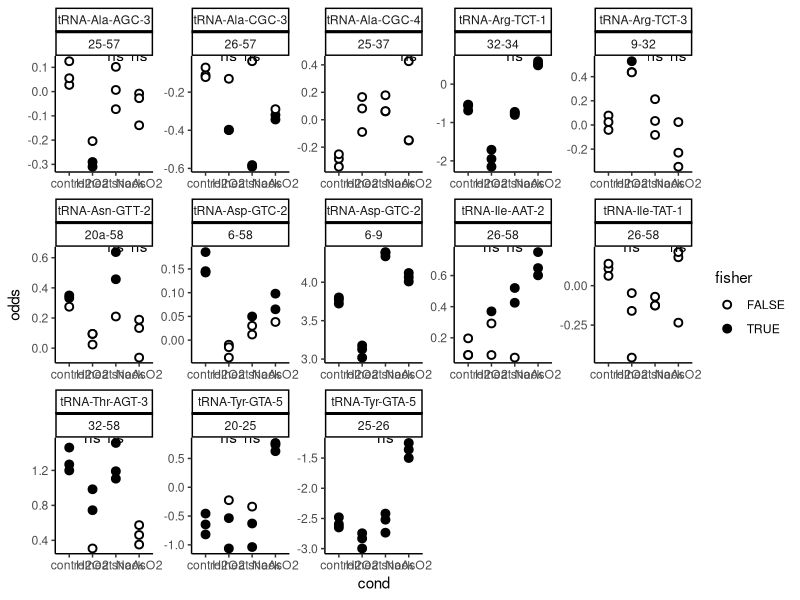
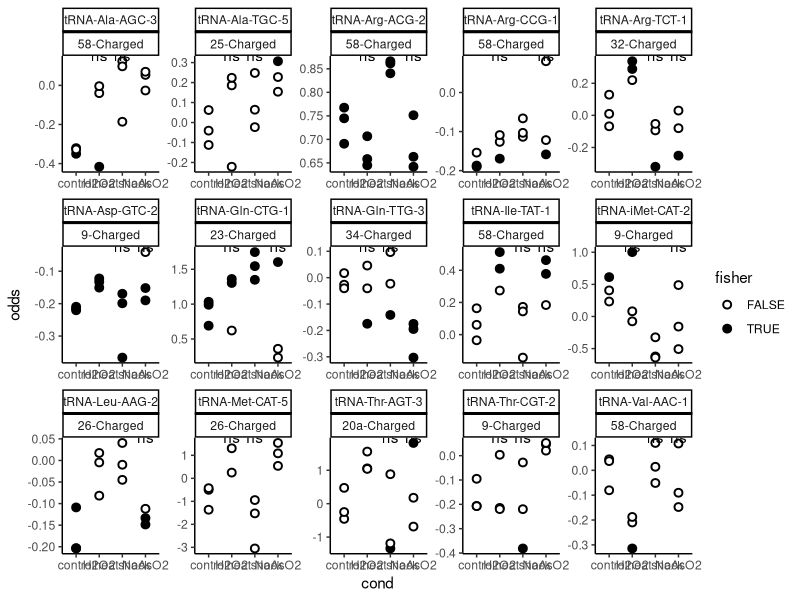
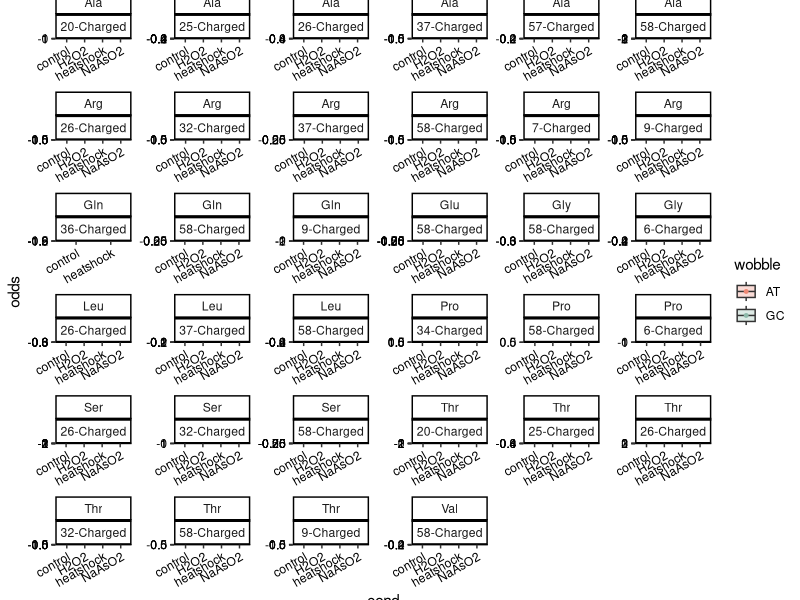
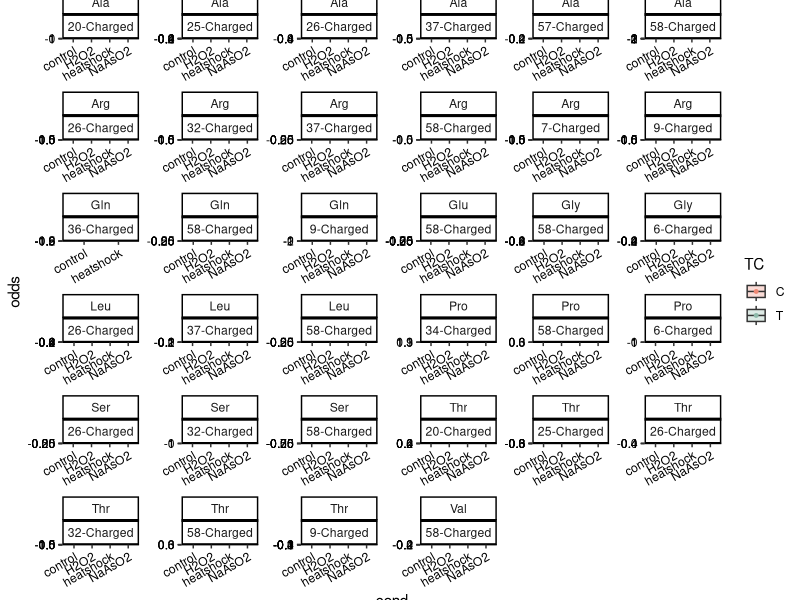
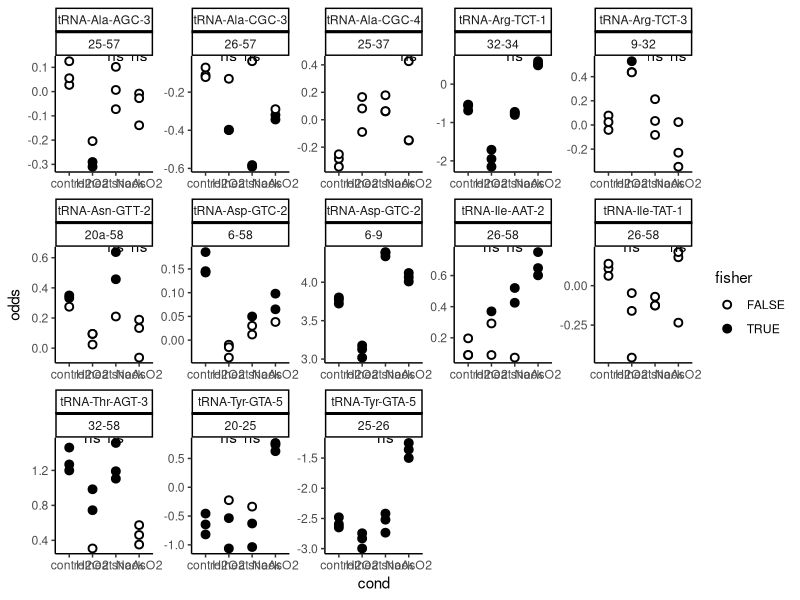
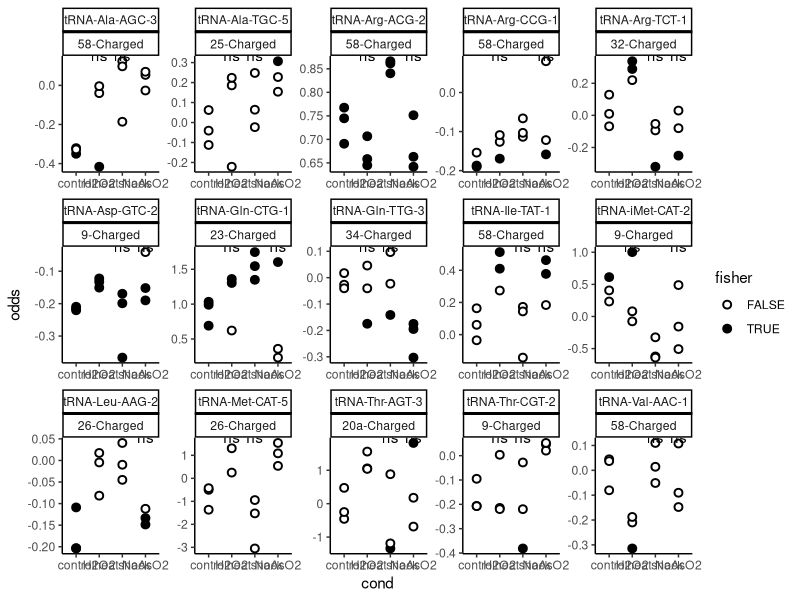
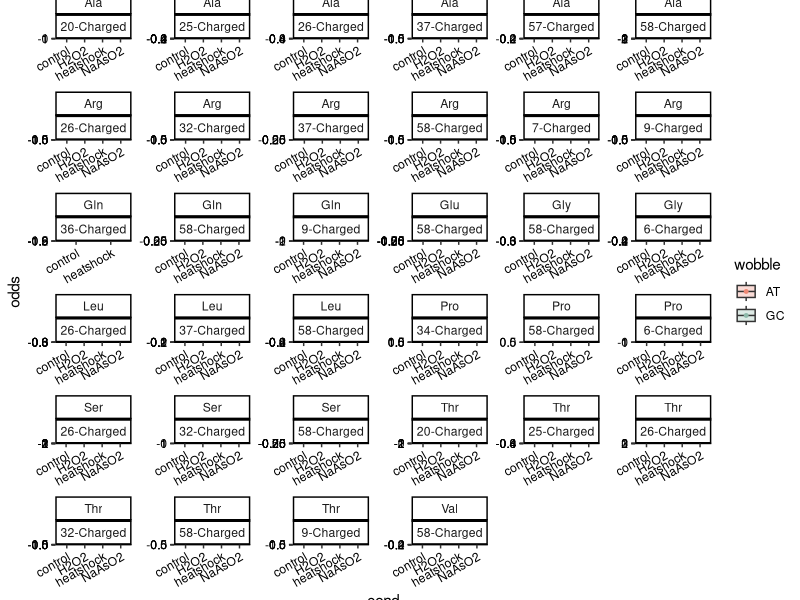
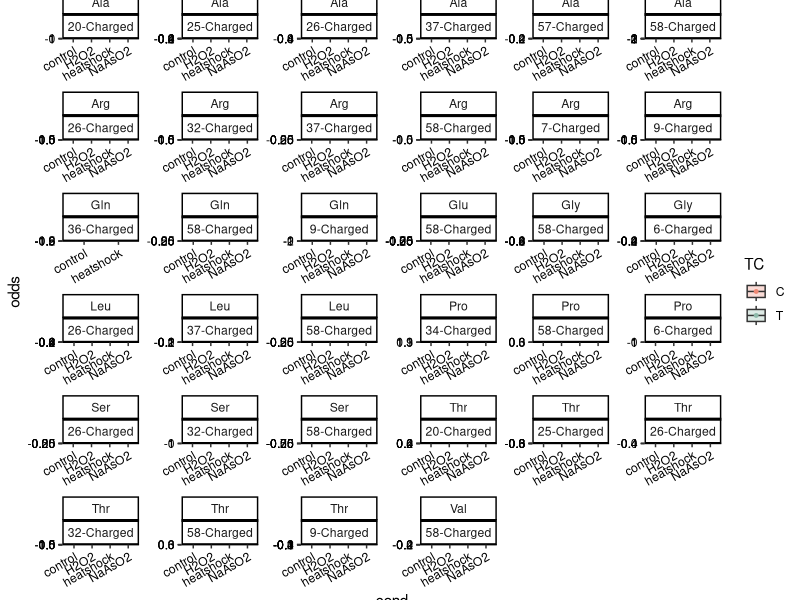

Write the R code that produced these figures, in order.
library(ggpubr)
library(ggplot2)

# Load data
raw_dataset = read.delim("data/Human_stress_polysome/interdependences_morethan2samples.tsv")

# Keep total
total_dataset = raw_dataset[grepl("_total",raw_dataset$cond),]

# Reformat
dataset = c()
for (r in rownames(total_dataset)){
  tempdata = data.frame(row.names = 1:total_dataset[r,"X.samples"])
  tempdata$reference = substr(total_dataset[r,"reference"],14,100)
  tempdata$pair = paste0(total_dataset[r,c("canon_var1","canon_var2")],collapse="-")
  tempdata$cond = strsplit(total_dataset[r,"cond"],"_")[[1]][1]
  odds = sapply(strsplit(total_dataset[r,"odds"],"\\[|\\]| ")[[1]], function(x) if (x!=""){as.numeric(x)}else{NA})
  tempdata$odds = odds[!is.na(odds)]
  pval = sapply(strsplit(total_dataset[r,"pval_cor"],"\\[|\\]| ")[[1]], function(x) if (x!=""){as.numeric(x)}else{NA})
  tempdata$fisher = pval[!is.na(pval)]<0.05
  splitted = strsplit(total_dataset[r,"reference"],"-")[[1]]
  tempdata$wobble = if(substr(splitted[length(splitted)-1],1,1) %in% c("A","T")){"AT"}else{"GC"}
  tempdata$TC = if(substr(splitted[length(splitted)-1],1,1) %in% "T"){"T"}else if(substr(splitted[length(splitted)-1],1,1) %in% "C"){"C"}else{"AG"}
  tempdata$aa = splitted[length(splitted)-2]
  dataset = rbind(dataset,tempdata)
}
# Remove mitochondrial
dataset = dataset[!grepl("mito",dataset$reference),]

### Differences between conditions ###
diffcond = compare_means(odds ~ cond, data = dataset, group.by = c("pair","reference"),
                         ref.group = "control", method = "t.test", p.adjust.method="fdr")

# Compute odds ratio fold change
diffcond$FC = apply(diffcond,1,function(x) mean(dataset[(dataset$reference==x["reference"])&(dataset$pair==x["pair"])&(dataset$cond==x["group2"]),"odds"]) - mean(dataset[(dataset$reference==x["reference"])&(dataset$pair==x["pair"])&(dataset$cond==x["group1"]),"odds"]))
sigsubset = diffcond[order(diffcond$p)[1:15],]

# Plot
ggplot(dataset[(apply(dataset[,c("reference","pair")],1,paste0,collapse="_") %in% apply(sigsubset[,c("reference","pair")],1,paste0,collapse="_")),], aes(x=cond, y=odds)) + 
  facet_wrap( ~ reference*pair, ncol=5, scales = "free") +
  geom_point(shape = 21, color="black", stroke=1, size=2, aes(fill = fisher)) +
  scale_fill_manual(values=c("white", "black")) +
  stat_summary(fun.data=mean_sdl, geom="pointrange", color="red") +
  stat_compare_means(ref.group = "control", method = "t.test", label = "p.signif") +
  theme_classic()
ggsave("plots/differences_total_stress.pdf",width=15,height=9)

# FOCUS ON CHARGING
chrgsubset = diffcond[sapply(diffcond$pair,function(x) strsplit(x,"-")[[1]][2])=="Charged",]
sigsubset = chrgsubset[order(chrgsubset$p)[1:15],]

# Plot
ggplot(dataset[(apply(dataset[,c("reference","pair")],1,paste0,collapse="_") %in% apply(sigsubset[,c("reference","pair")],1,paste0,collapse="_")),], aes(x=cond, y=odds)) + 
  facet_wrap( ~ reference*pair, ncol=5, scales = "free") +
  geom_point(shape = 21, color="black", stroke=1, size=2, aes(fill = fisher)) +
  scale_fill_manual(values=c("white", "black")) +
  stat_summary(fun.data=mean_sdl, geom="pointrange", color="red") +
  stat_compare_means(ref.group = "control", method = "t.test", label = "p.signif") +
  theme_classic()
ggsave("plots/differences_total_stress_charging.pdf",width=15,height=9)


### Differences between wobble positions ###
diffcond = compare_means(odds ~ wobble, data = dataset, group.by = c("pair","aa","cond"),
                         method = "t.test", p.adjust.method="fdr")

# Focus on charging
chrgsubset = diffcond[sapply(diffcond$pair,function(x) strsplit(x,"-")[[1]][2])=="Charged",]

# Plot per AA family
ggplot(dataset[(apply(dataset[,c("aa","pair")],1,paste0,collapse="_") %in% apply(chrgsubset[,c("aa","pair")],1,paste0,collapse="_")),], aes(x=cond, y=odds, fill=wobble)) + 
  facet_wrap( ~ aa*pair, ncol=6, scales = "free") +
  geom_boxplot(lwd=0.5, notch=F, outlier.shape = NA , na.rm=T,alpha=0.3, 
               position = position_dodge(width=0.9)) +
  scale_fill_manual(values=c("#ed8975ff", "#8fb9aaff")) +
  scale_color_manual(values=c("#ed8975ff", "#8fb9aaff")) +
  geom_jitter(na.rm=T , alpha=1, size=1, aes(color = wobble),position=position_jitterdodge(dodge.width=0.9)) +
  stat_compare_means(method = "t.test", label = "p.signif") +
  theme_classic() +
  theme(axis.text.x = element_text(angle = 30, vjust = 1, hjust=1,color="black"),
        axis.text.y=element_text(colour="black"))
ggsave("plots/differences_total_wobble_AAfamilies.pdf",width=12,height=15)

subdataset = dataset[dataset$TC %in% c("C","T"),]
ggplot(subdataset[(apply(subdataset[,c("aa","pair")],1,paste0,collapse="_") %in% apply(chrgsubset[,c("aa","pair")],1,paste0,collapse="_")),], aes(x=cond, y=odds, fill=TC)) + 
  facet_wrap( ~ aa*pair, ncol=6, scales = "free") +
  geom_boxplot(lwd=0.5, notch=F, outlier.shape = NA , na.rm=T,alpha=0.3, 
               position = position_dodge(width=0.9)) +
  scale_fill_manual(values=c("#ed8975ff", "#8fb9aaff")) +
  scale_color_manual(values=c("#ed8975ff", "#8fb9aaff")) +
  geom_jitter(na.rm=T , alpha=1, size=1, aes(color = TC),position=position_jitterdodge(dodge.width=0.9)) +
  stat_compare_means(method = "t.test", label = "p.signif") +
  theme_classic() +
  theme(axis.text.x = element_text(angle = 30, vjust = 1, hjust=1,color="black"),
        axis.text.y=element_text(colour="black"))
ggsave("plots/differences_total_TvsC_AAfamilies.pdf",width=12,height=15)
